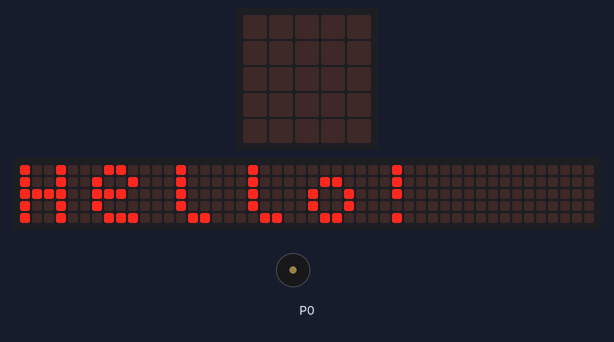
A program run on a simulated BBC micro:bit (MakeCode). Shown: the board's 5×5 LED display, a strip that is not on the board, showing the scrolling text unrolled, buzzer (waves = sounding). The 48×5 strip is a reading aid, not a part: it shows the text the display is scrolling, unrolled, one strip-width of it at a time.

Above: at 5.6 s.
At 7.4 s:
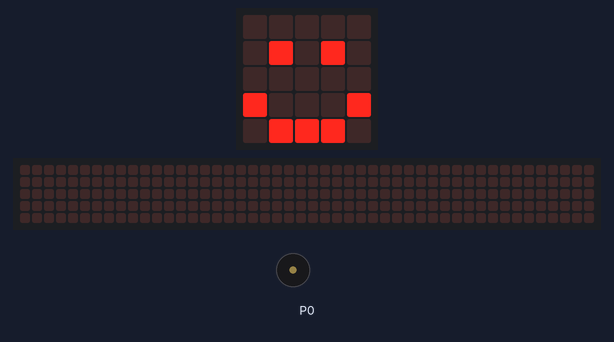
At 14.5 s:
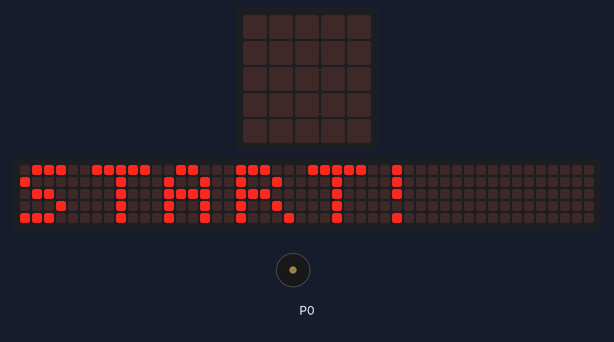
At 15.91 s:
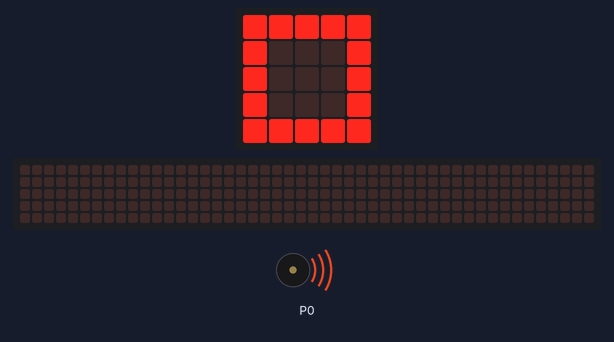
Timing chart, 0 to 40.0 s (numbered marks = the images above):
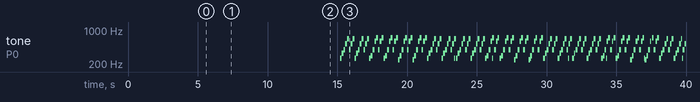

The program:

main.ts
```typescript
let startScreen = function () {
    // Выводим текст "Hello" на экране
    basic.showString("Hello!");
    basic.pause(1000);  // Пауза в 1 секунду

    // Показываем изображение в виде смайлика
    basic.showIcon(IconNames.Happy);
    basic.pause(1000);

    // Переход к основным действиям
    basic.showString("START!");
}
let playMusic = function () {
    music.startMelody(music.builtInMelody(Melodies.Prelude), MelodyOptions.ForeverInBackground);
}
let soundAnimation = function () {
    // Каждую секунду издает звук и показывает анимацию
    basic.forever(function () {
        music.playTone(262, music.beat(BeatFraction.Whole));  // Тон 262 Гц, целая нота
        basic.showIcon(IconNames.Square); // Показываем анимацию
        basic.pause(500);
        basic.showIcon(IconNames.Happy); // Показываем анимацию
        basic.pause(500);
    });
}
startScreen();
playMusic();
soundAnimation();
```

test.ts
```typescript
// здесь помещаются тесты; они не будут скомпилированы, пока пакет используется в качестве расширения.
```

Measured:
- by itself, tone on P0: plays 262 Hz for 0.13 s, 330 Hz for 0.13 s, 392 Hz for 0.13 s, 523 Hz for 0.11 s, 659 Hz for 0.13 s, 392 Hz for 0.13 s … (198 notes in this stretch)
- what the display in image 0 shows lasts 0.7 s, from 5.6 s to 6.3 s
- what the display in image 1 shows lasts 1.6 s, from 7.3 s to 8.9 s
